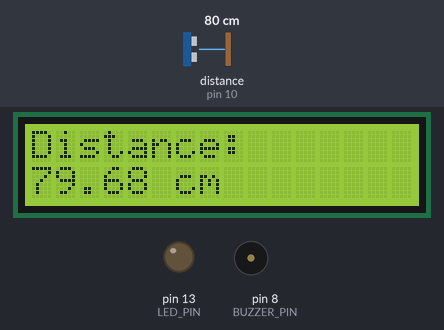
Simulated run of this sketch. Board: Arduino Uno, built with avr-gcc and run on an emulated ATmega328P. Parts: 16×2 character LCD, output pins drawn as LEDs (lit = HIGH), buzzer (waves = sounding, pin HIGH). Wiring (inferred from the names in the program): ultrasonic range finder: trigger pin 9; echo pin 10. Inputs (shaded band) come from the test bench; at power-on: distance to the obstacle (sensor on pin 10) 80 cm. The echo pulse lasts 58.3 µs per cm; pins used as bus, display or sensor lines are not drawn.

Above: at 1.2 s.
1.3 s: distance to the obstacle (sensor on pin 10) set to 22 cm
At 2.2 s:
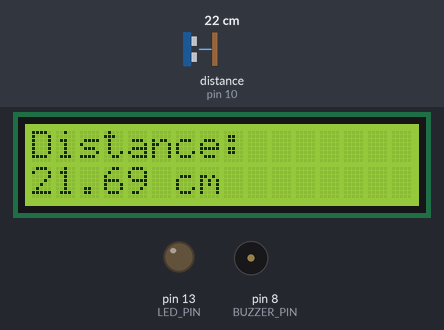
2.8 s: distance to the obstacle (sensor on pin 10) set to 18 cm
At 3.5 s:
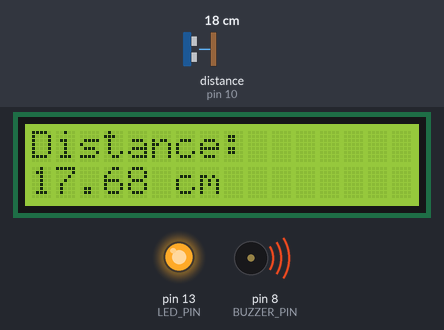
4.6 s: distance to the obstacle (sensor on pin 10) set to 2 cm
At 5.0 s:
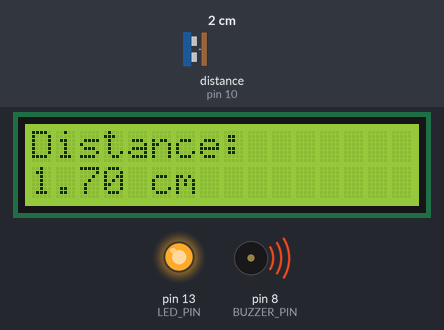
Timing chart, 0 to 7.6 s (numbered marks = the images above; inputs shaded):
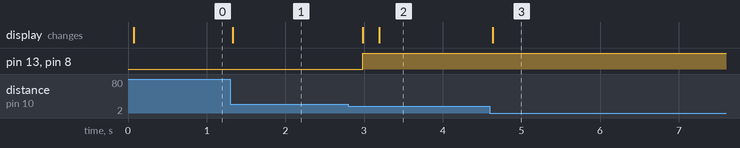

The sketch:

Distance_Alert_System.ino
```cpp
#include <LiquidCrystal.h>

LiquidCrystal lcd(12, 11, 5, 4, 3, 2);

const int TRIG_PIN = 9;
const int ECHO_PIN = 10;

const int LED_PIN = 13;
const int BUZZER_PIN = 8;

const int LIMIT = 20;   // Activate alert at 20 cm or less

void setup() {
  lcd.begin(16, 2);

  pinMode(TRIG_PIN, OUTPUT);
  pinMode(ECHO_PIN, INPUT);

  pinMode(LED_PIN, OUTPUT);
  pinMode(BUZZER_PIN, OUTPUT);
}

void loop() {

  digitalWrite(TRIG_PIN, LOW);
  delayMicroseconds(2);

  digitalWrite(TRIG_PIN, HIGH);
  delayMicroseconds(10);

  digitalWrite(TRIG_PIN, LOW);

  long duration = pulseIn(ECHO_PIN, HIGH);

  float distance = duration * 0.0343 / 2.0;

  lcd.clear();
  lcd.setCursor(0, 0);
  lcd.print("Distance:");

  lcd.setCursor(0, 1);
  lcd.print(distance);
  lcd.print(" cm");

  if (distance > 0 && distance <= LIMIT) {
    digitalWrite(LED_PIN, HIGH);
    digitalWrite(BUZZER_PIN, HIGH);
  } else {
    digitalWrite(LED_PIN, LOW);
    digitalWrite(BUZZER_PIN, LOW);
  }

  delay(200);
}
```

Measured:
- the behaviour switches between 21 and 20 cm on distance to the obstacle (sensor on pin 10) (found by bisection; images 1 and 2)
- after the input at 1.3 s, the display: changes at once (image 1)
- after the input at 2.8 s, pin 13 (LED_PIN), pin 8 (BUZZER_PIN): LOW → HIGH after 0.19 s; the display: first changes after 0.19 s (image 2 shows a later state)
- after the input at 4.6 s, the display: changes at once (image 3)
